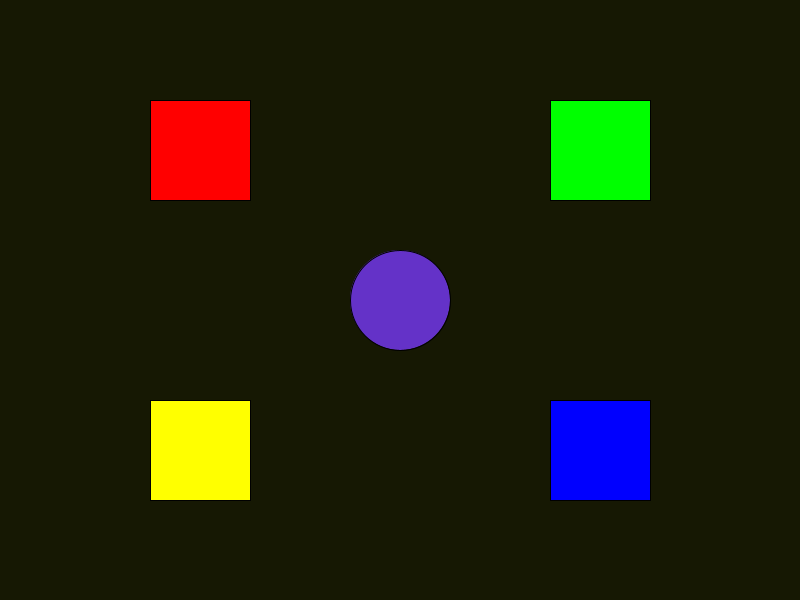
Frame 1 (no input)
Frame 60 (the mouse pressed at the canvas centre just before this capture): identical to frame 1, image omitted
Frame 120 (the mouse held since frame 60 and released just before this capture): identical to frame 1, image omitted

The Processing sketch that drew this single still picture (run headless with seeded random() and noise(); from frame 60 on, the mouse is pressed at the canvas centre):

// Processing sketch: Q1
// ── Q1.pde
// Carson Jones
// February 13, 2026
// Changes the colour of a circle based on button clicks

// Button objects for each colour option
Button blueButton;
Button yellowButton;
Button redButton;
Button greenButton;

// Current colour of the circle
color circleColor = color(100, 50, 200);

// Width and height of each button
int RECT_WIDTH = 100;

void setup()
{
  // Sets up the window size and initial background
  size(800, 600);
  background(0, 100, 100);
  
  // Creates buttons positioned in each quadrant with different colours
  redButton = new Button(width/4-RECT_WIDTH/2, height/4-RECT_WIDTH/2, RECT_WIDTH, RECT_WIDTH, #FF0000, "");
  greenButton = new Button(3*width/4-RECT_WIDTH/2, height/4-RECT_WIDTH/2, RECT_WIDTH, RECT_WIDTH, #00FF00, "");
  yellowButton = new Button(width/4-RECT_WIDTH/2, 3*height/4-RECT_WIDTH/2, RECT_WIDTH, RECT_WIDTH, #FFFF00, "");
  blueButton = new Button(3*width/4-RECT_WIDTH/2, 3*height/4-RECT_WIDTH/2, RECT_WIDTH, RECT_WIDTH, #0000FF, "");
}

void draw()
{
  // Clears and redraws the background
  background(#161803);
  
  // Draws all colour selection buttons
  redButton.draw();
  greenButton.draw();
  yellowButton.draw();
  blueButton.draw();

  // Draws the circle in the currently selected colour
  fill(circleColor);
  circle(width/2, height/2, 100);
}

void mouseReleased()
{
  // Updates the circle colour based on which button is clicked
  if (redButton.isClicked(mouseX, mouseY))
  {
    circleColor = redButton.getColour();
  }

  if (greenButton.isClicked(mouseX, mouseY))
  {
    circleColor = greenButton.getColour();
  }

  if (yellowButton.isClicked(mouseX, mouseY))
  {
    circleColor = yellowButton.getColour();
  }

  if (blueButton.isClicked(mouseX, mouseY))
  {
    circleColor = blueButton.getColour();
  }
}

// ── Button.pde

  class Button
{
  int x; // The x location of the button
  int y; // The y location of the button

  // The size of the button
  int width;
  int height;

  // The color of the button
  color colour;

  String text;

  // The constructor setting all properties
  Button(int xArg, int yArg, int widthArg, int heightArg, color colourArg, String textArg)
  {
    x=xArg;
    y=yArg;
    width = widthArg;
    height = heightArg;
    colour = colourArg;
    text = textArg;
  }

  // The constructor setting only the (x,y) and the text.
  // Default size is 100x50 and default color is Green.
  Button(int xArg, int yArg, String textArg)
  {
    x=xArg;
    y=yArg;
    text = textArg;
    width = 100;
    height = 50;
  }
  color getColour(){
   return(colour); 
  }

  void draw()
  {
    // Draw the button
    fill(colour);
    rect(x, y, width, height);
    fill(0);
    textSize(15);
    text(text, x+5, y+20);
  }
  
  boolean isClicked(int xArg, int yArg)
  {
    if (xArg>=x && xArg <= (x + width) && yArg >= y && yArg <= (y + height))
    {
      return true;
    } else
    {
      return false;
    }
  }
}
 
